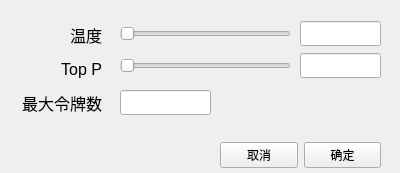
<?xml version="1.0" encoding="UTF-8"?>
<ui version="4.0">
 <class>ModelSettings</class>
 <widget class="QWidget" name="ModelSettings">
  <property name="geometry">
   <rect>
    <x>0</x>
    <y>0</y>
    <width>400</width>
    <height>173</height>
   </rect>
  </property>
  <property name="windowTitle">
   <string>Form</string>
  </property>
  <widget class="QLineEdit" name="lineEdit">
   <property name="geometry">
    <rect>
     <x>120</x>
     <y>90</y>
     <width>91</width>
     <height>25</height>
    </rect>
   </property>
   <property name="minimumSize">
    <size>
     <width>0</width>
     <height>25</height>
    </size>
   </property>
   <property name="maximumSize">
    <size>
     <width>16777215</width>
     <height>25</height>
    </size>
   </property>
  </widget>
  <widget class="QWidget" name="">
   <property name="geometry">
    <rect>
     <x>20</x>
     <y>20</y>
     <width>82</width>
     <height>101</height>
    </rect>
   </property>
   <layout class="QVBoxLayout" name="verticalLayout">
    <item>
     <widget class="QLabel" name="label">
      <property name="minimumSize">
       <size>
        <width>0</width>
        <height>25</height>
       </size>
      </property>
      <property name="maximumSize">
       <size>
        <width>16777215</width>
        <height>25</height>
       </size>
      </property>
      <property name="text">
       <string>&lt;html&gt;&lt;head/&gt;&lt;body&gt;&lt;p align=&quot;right&quot;&gt;&lt;span style=&quot; font-size:12pt;&quot;&gt;温度&lt;/span&gt;&lt;/p&gt;&lt;/body&gt;&lt;/html&gt;</string>
      </property>
     </widget>
    </item>
    <item>
     <widget class="QLabel" name="label_2">
      <property name="minimumSize">
       <size>
        <width>0</width>
        <height>25</height>
       </size>
      </property>
      <property name="maximumSize">
       <size>
        <width>16777215</width>
        <height>25</height>
       </size>
      </property>
      <property name="text">
       <string>&lt;html&gt;&lt;head/&gt;&lt;body&gt;&lt;p align=&quot;right&quot;&gt;&lt;span style=&quot; font-size:12pt;&quot;&gt;Top P&lt;/span&gt;&lt;/p&gt;&lt;/body&gt;&lt;/html&gt;</string>
      </property>
     </widget>
    </item>
    <item>
     <widget class="QLabel" name="label_3">
      <property name="minimumSize">
       <size>
        <width>0</width>
        <height>25</height>
       </size>
      </property>
      <property name="maximumSize">
       <size>
        <width>16777215</width>
        <height>25</height>
       </size>
      </property>
      <property name="text">
       <string>&lt;html&gt;&lt;head/&gt;&lt;body&gt;&lt;p align=&quot;right&quot;&gt;&lt;span style=&quot; font-size:12pt;&quot;&gt;最大令牌数&lt;/span&gt;&lt;/p&gt;&lt;/body&gt;&lt;/html&gt;</string>
      </property>
     </widget>
    </item>
   </layout>
  </widget>
  <widget class="QWidget" name="">
   <property name="geometry">
    <rect>
     <x>220</x>
     <y>140</y>
     <width>161</width>
     <height>31</height>
    </rect>
   </property>
   <layout class="QHBoxLayout" name="horizontalLayout">
    <item>
     <widget class="QPushButton" name="pushButton_2">
      <property name="text">
       <string>取消</string>
      </property>
     </widget>
    </item>
    <item>
     <widget class="QPushButton" name="pushButton">
      <property name="text">
       <string>确定</string>
      </property>
     </widget>
    </item>
   </layout>
  </widget>
  <widget class="QWidget" name="">
   <property name="geometry">
    <rect>
     <x>300</x>
     <y>20</y>
     <width>81</width>
     <height>61</height>
    </rect>
   </property>
   <layout class="QVBoxLayout" name="verticalLayout_2">
    <item>
     <widget class="QLineEdit" name="lineEdit_2">
      <property name="minimumSize">
       <size>
        <width>0</width>
        <height>25</height>
       </size>
      </property>
      <property name="maximumSize">
       <size>
        <width>16777215</width>
        <height>25</height>
       </size>
      </property>
      <property name="font">
       <font>
        <pointsize>12</pointsize>
       </font>
      </property>
     </widget>
    </item>
    <item>
     <widget class="QLineEdit" name="lineEdit_3">
      <property name="minimumSize">
       <size>
        <width>0</width>
        <height>25</height>
       </size>
      </property>
      <property name="maximumSize">
       <size>
        <width>16777215</width>
        <height>25</height>
       </size>
      </property>
      <property name="font">
       <font>
        <pointsize>12</pointsize>
       </font>
      </property>
     </widget>
    </item>
   </layout>
  </widget>
  <widget class="QWidget" name="">
   <property name="geometry">
    <rect>
     <x>120</x>
     <y>20</y>
     <width>171</width>
     <height>61</height>
    </rect>
   </property>
   <layout class="QVBoxLayout" name="verticalLayout_3">
    <item>
     <widget class="QSlider" name="horizontalSlider">
      <property name="minimumSize">
       <size>
        <width>0</width>
        <height>25</height>
       </size>
      </property>
      <property name="maximumSize">
       <size>
        <width>16777215</width>
        <height>25</height>
       </size>
      </property>
      <property name="orientation">
       <enum>Qt::Orientation::Horizontal</enum>
      </property>
     </widget>
    </item>
    <item>
     <widget class="QSlider" name="horizontalSlider_2">
      <property name="minimumSize">
       <size>
        <width>0</width>
        <height>25</height>
       </size>
      </property>
      <property name="maximumSize">
       <size>
        <width>16777215</width>
        <height>25</height>
       </size>
      </property>
      <property name="orientation">
       <enum>Qt::Orientation::Horizontal</enum>
      </property>
     </widget>
    </item>
   </layout>
  </widget>
 </widget>
 <resources/>
 <connections/>
</ui>
